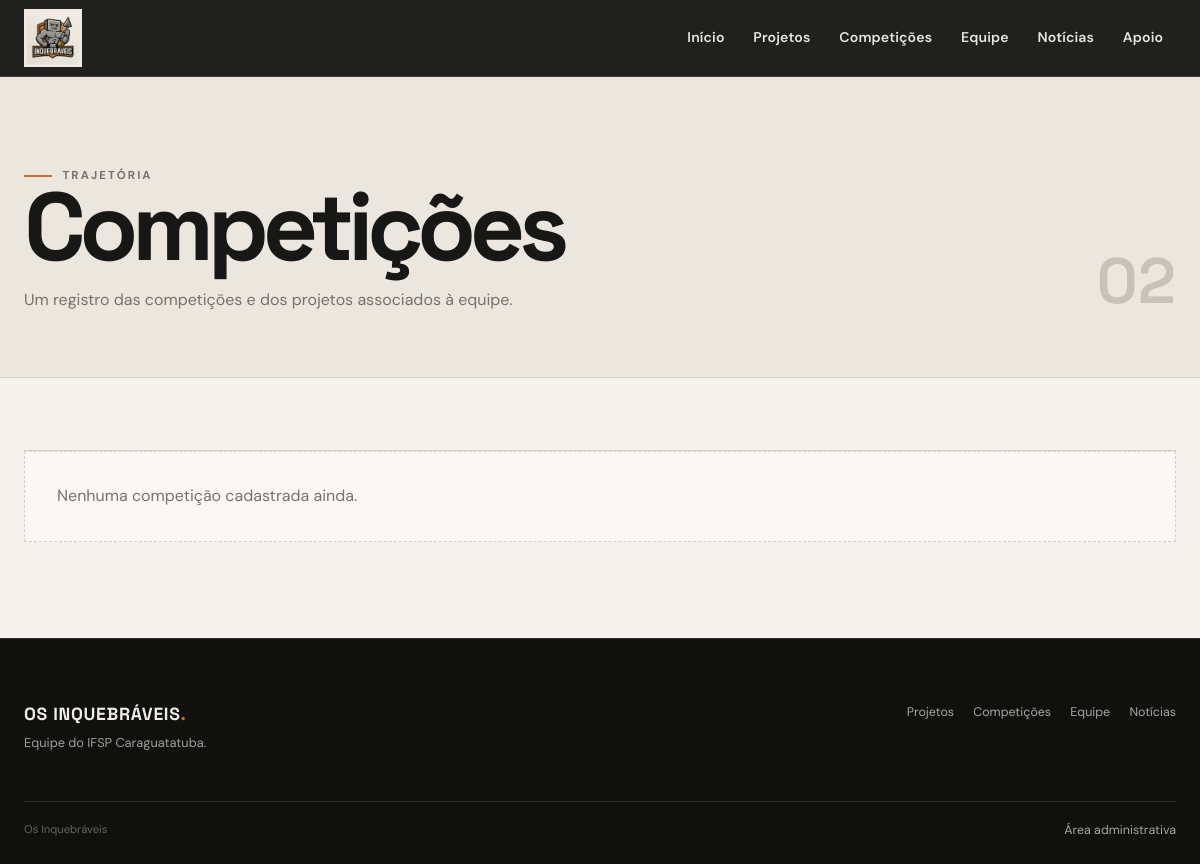
/competicoes, run on an earlier commit of the app's database.
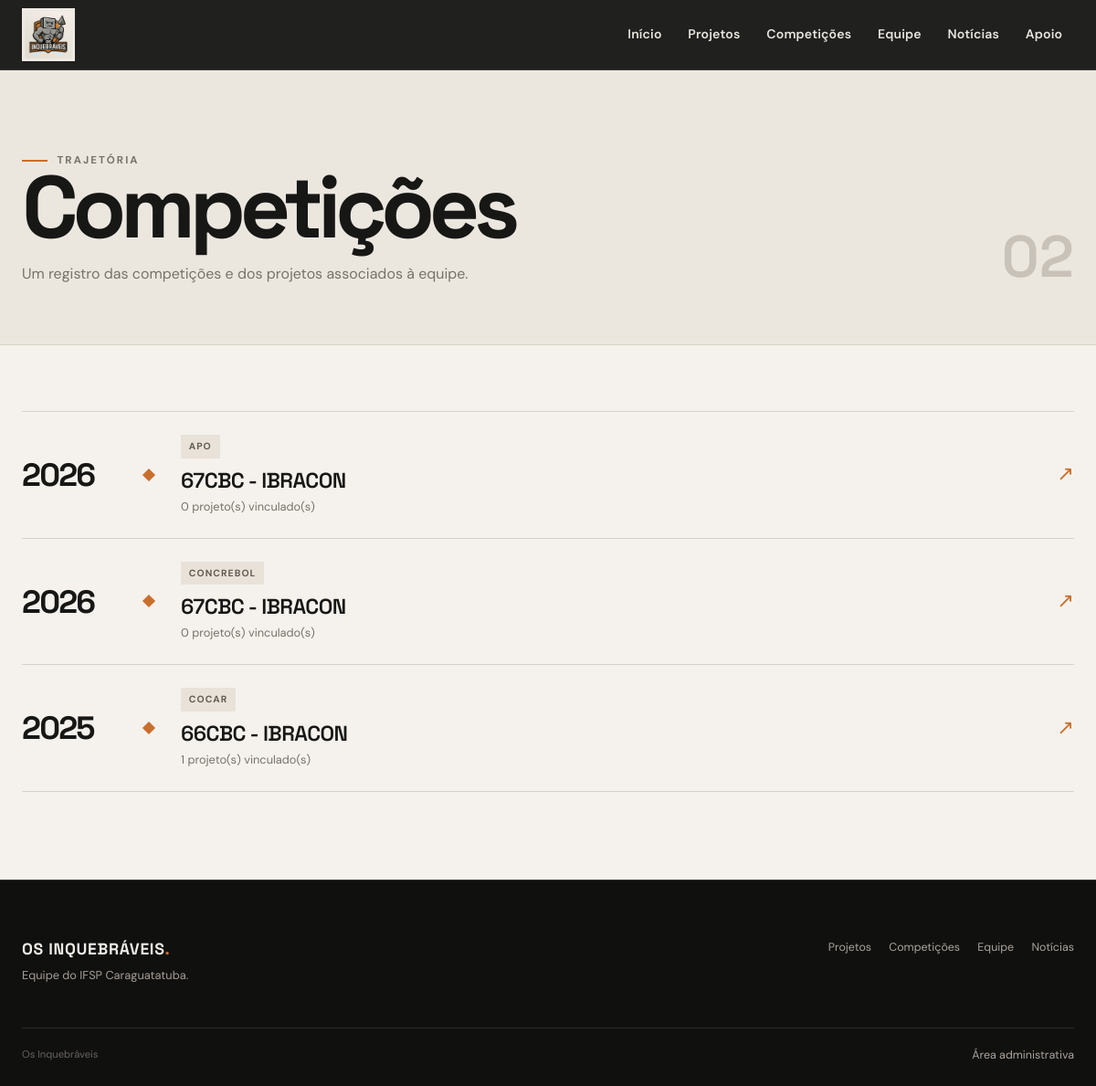
And on a later commit of the database.
### models.py (models this page shows)
class Competicao(db.Model):
    __tablename__ = "competicao"
    id = db.Column(
        db.Integer,
        primary_key=True
    )
    categoria = db.Column(
        db.String(120)
    )
    ano = db.Column(
        db.Integer
    )
    congresso = db.Column(
        db.String(120)
    )
    projetos = db.relationship(
        "Projeto",
        secondary=projeto_competicao,
        back_populates="competicoes"
    )
    pessoas_assoc = db.relationship(
        "PessoaCompeticao",
        back_populates="competicao",
        cascade="all, delete-orphan"
    )

### routes.py (the view)
    @app.route("/competicoes")
    def lista_competicoes():
        competicoes = Competicao.query.order_by(Competicao.ano.desc()).all()
        return render_template("competicoes/lista.html", competicoes=competicoes)

### templates/competicoes/lista.html (shortened to what this page needs)
{% extends "base.html" %}
{% block conteudo %}
<section class="page-hero">
  <div class="container page-hero-inner">
    <div>
      <p class="eyebrow eyebrow-dark"><span class="eyebrow-mark"></span> Trajetória</p>
      <h1>Competições</h1>
      <p>Um registro das competições e dos projetos associados à equipe.</p>
    </div>
    <span class="page-number">02</span>
  </div>
</section>
<section class="section section-light section-top">
  <div class="container">
    <div class="timeline">
      {% for competicao in competicoes %}
      <a class="timeline-row" href="{{ url_for('detalhe_competicao', competicao_id=competicao.id) }}">
        <div class="timeline-year">{{ competicao.ano }}</div>
        <div class="timeline-marker"></div>
        <div class="timeline-content">
          <span class="tag">{{ competicao.categoria }}</span>
          <h2>{{ competicao.congresso }}</h2>
          <p>{{ competicao.projetos|length }} projeto(s) vinculado(s)</p>
        </div>
        <span class="timeline-arrow">↗</span>
      </a>
      {% else %}
      <div class="empty-state">Nenhuma competição cadastrada ainda.</div>
      {% endfor %}
    </div>
  </div>
</section>
{% endblock %}

### templates/base.html (shortened to what this page needs)
<!DOCTYPE html>
<html lang="pt-BR">
<head>
  <link rel="stylesheet" href="{{ url_for('static', filename='css/style.css') }}">
</head>
<body>
  <header class="site-header">
    <div class="nav-shell">
      <a class="brand" href="{{ url_for('home') }}" aria-label="Os Inquebráveis — início">
        <img src="{{ url_for('static', filename='img/logomarca-equipe.png') }}" alt="Os Inquebráveis">
      </a>
      <nav id="site-nav" class="site-nav" aria-label="Navegação principal">
        <a href="{{ url_for('home') }}">Início</a>
        <a href="{{ url_for('lista_projetos') }}">Projetos</a>
        <a href="{{ url_for('lista_competicoes') }}">Competições</a>
        <a href="{{ url_for('lista_membros') }}">Equipe</a>
        <a href="{{ url_for('lista_noticias') }}">Notícias</a>
        <a href="{{ url_for('lista_patrocinadores') }}">Apoio</a>
      </nav>
    </div>
  </header>
  <main id="conteudo">
    {% block conteudo %}{% endblock %}
  </main>
  <footer class="site-footer">
    <div class="container footer-grid">
      <div>
        <div class="footer-brand">OS INQUEBRÁVEIS<span>.</span></div>
        <p>Equipe do IFSP Caraguatatuba.</p>
      </div>
      <div class="footer-links">
        <a href="{{ url_for('lista_projetos') }}">Projetos</a>
        <a href="{{ url_for('lista_competicoes') }}">Competições</a>
        <a href="{{ url_for('lista_membros') }}">Equipe</a>
        <a href="{{ url_for('lista_noticias') }}">Notícias</a>
      </div>
    </div>
    <div class="container footer-bottom">
      <span>Os Inquebráveis</span>
      <a href="{{ url_for('admin_login') }}">Área administrativa</a>
    </div>
  </footer>
</body>
</html>

### static/css/style.css (style rules this page uses)
:root { --ink:#171716; --ink-2:#2b2719; --paper:#f5f2ed; --paper-2:#ebe7df; --white:#fffdfa; --line:#d6d0c6; --line-dark:#45423d; --orange:#c86f2e; --orange-2:#e28a42; --muted:#777169; --shadow:0 20px 50px rgba(20,18,15,.09); --radius:3px; --max:1180px; }
* { box-sizing:border-box }
html { scroll-behavior:smooth }
body { margin:0;background:var(--paper);color:var(--ink);font-family:"DM Sans",system-ui,sans-serif;line-height:1.55 }
img { max-width:100% }
a { color:inherit }
.container { width:min(calc(100% - 48px),var(--max));margin-inline:auto }
.site-header { position:sticky;top:0;z-index:50;background:rgba(23,23,22,.96);border-bottom:1px solid #3b3935;backdrop-filter:blur(14px) }
.nav-shell { width:min(calc(100% - 48px),1320px);min-height:76px;margin:auto;display:flex;align-items:center;gap:2rem }
.brand { display:block;width:190px;flex:0 0 auto }
.brand img { display:block;width:100%;height:auto;max-height:58px;object-fit:contain;object-position:left center }
.site-nav { margin-left:auto;display:flex;align-items:center;gap:.2rem }
.site-nav a { position:relative;padding:.7rem .8rem;color:#e9e5df;text-decoration:none;font-size:.88rem;font-weight:600;letter-spacing:.01em }
.site-nav a::after { content:"";position:absolute;left:.8rem;right:.8rem;bottom:.35rem;height:2px;background:var(--orange);transform:scaleX(0);transform-origin:left;transition:transform .2s ease }
.eyebrow { display:flex;align-items:center;gap:.65rem;margin:0 0 1.3rem;text-transform:uppercase;font-size:.72rem;letter-spacing:.18em;font-weight:700;color:#aaa59e }
.eyebrow-dark { color:#777169 }
.eyebrow-mark { display:inline-block;width:28px;height:2px;background:var(--orange) }
.section { padding:6rem 0 }
.section-light { background:var(--paper) }
.section-top { padding-top:4.5rem }
.tag { display:inline-flex;width:max-content;max-width:100%;padding:.3rem .55rem;background:#e8e2d9;color:#625c54;text-transform:uppercase;font-size:.65rem;font-weight:700;letter-spacing:.1em }
.page-hero { background:var(--paper-2);border-bottom:1px solid var(--line) }
.page-hero-inner { min-height:300px;display:flex;align-items:end;justify-content:space-between;padding:4rem 0 }
.page-hero h1,.detail-hero h1,.person-hero h1,.article-hero h1 { margin:0;font:700 clamp(3.3rem,8vw,7rem) "Space Grotesk";line-height:.88;letter-spacing:-.065em }
.page-hero p { max-width:560px;margin:1.2rem 0 0;color:var(--muted) }
.page-number { font:600 4rem "Space Grotesk";color:#c9c2b8;line-height:1 }
.timeline { border-top:1px solid var(--line) }
.timeline-row { display:grid;grid-template-columns:110px 16px 1fr auto;gap:1.5rem;align-items:center;padding:1.5rem 0;border-bottom:1px solid var(--line);text-decoration:none }
.timeline-year { font:700 2.2rem "Space Grotesk";letter-spacing:-.05em }
.timeline-marker { width:10px;height:10px;background:var(--orange);transform:rotate(45deg) }
.timeline-content h2 { margin:.55rem 0 .25rem;font:600 1.45rem "Space Grotesk";letter-spacing:-.025em }
.timeline-content p { margin:0;color:var(--muted);font-size:.8rem }
.timeline-arrow { color:var(--orange);font-size:1.4rem }
.site-footer { padding:4rem 0 1.5rem;background:#10100f;color:#a49e96;border-top:1px solid #36332f }
.footer-grid { display:grid;grid-template-columns:1fr auto;gap:2rem;padding-bottom:3rem }
.footer-brand { font:700 1.1rem "Space Grotesk";letter-spacing:.04em;color:#f0ece6 }
.footer-brand span { color:var(--orange) }
.footer-grid p { margin:.5rem 0 0;font-size:.8rem }
.footer-links { display:flex;gap:1.2rem;align-items:start;flex-wrap:wrap;justify-content:end }
.footer-links a,.footer-bottom a { font-size:.78rem;color:#aaa49c;text-decoration:none }
.footer-bottom { display:flex;justify-content:space-between;padding-top:1.2rem;border-top:1px solid #2e2c29;font-size:.7rem;color:#68635d }

What changed in the data, as far as the page shows it:
added Competicao: ano "2026", categoria "APO", congresso "67CBC - IBRACON", projetos|length "0"
added Competicao: ano "2026", categoria "CONCREBOL", congresso "67CBC - IBRACON", projetos|length "0"
added Competicao: ano "2025", categoria "COCAR", congresso "66CBC - IBRACON", projetos|length "1"
Also different on the page:
text no longer shown: "Nenhuma competição cadastrada ainda."
